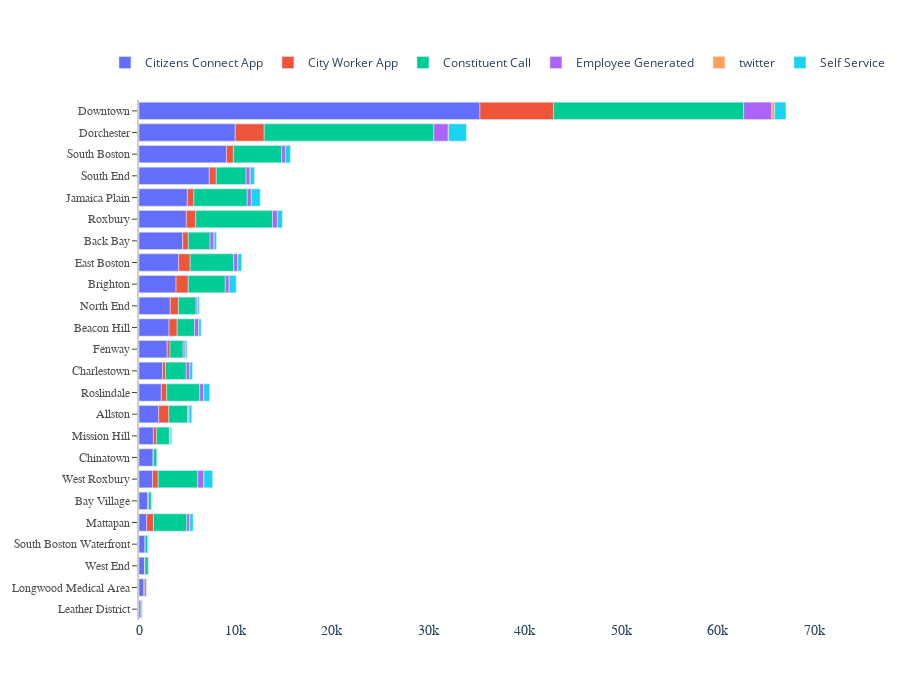

Notebook cell for this chart:
### Code cell
fig = go.Figure()
for y in sources: 
    trace_name = " ".join(y.split('_'))
    df_plot=df[['Name', y]]
    df_plot=df_plot.sort_values(by=y, ascending=True,)
  
    fig.add_trace(go.Bar(
        y=df_plot['Name'],
        x=df_plot[y],
        # text=df_plot[y],
        name=trace_name,
        orientation='h',   
    ))
# marker=dict(color='rgba(246, 78, 139, 0.6)',
#             line=dict(color='rgba(246, 78, 139, 1.0)', width=3))
fig.update_layout(barmode='relative', 
                  height=700, 
                  width=900, 
                  legend_orientation ='h',
                  legend_x=-0.05, legend_y=1.1
                 )
update_bar()
fig.update_traces(width=0.8,showlegend=True,hoverinfo='text+x',hovertemplate='Requests: %{x:.2f}')#hovertemplate='Time to reinnervation: %
update_bar()

fig.show()

### Figure 1 — Plotly figure (JSON) as saved in the notebook; plotly's stock layout.template omitted (floating-point values rounded to 4 significant figures)
{"data": [{"hoverinfo": "text+x", "hovertemplate": "Requests: %{x:.2f}", "name": "Citizens Connect App", "orientation": "h", "showlegend": true, "type": "bar", "width": 0.8, "x": [217, 502, 572, 622, 798, 888, 1395, 1450, 1497, 2041, 2312, 2440, 2925, 3112, 3237, 3842, 4110, 4533, 4906, 5008, 7285, 9063, 9971, 35336], "y": ["Leather District", "Longwood Medical Area", "West End", "South Boston Waterfront", "Mattapan", "Bay Village", "West Roxbury", "Chinatown", "Mission Hill", "Allston", "Roslindale", "Charlestown", "Fenway", "Beacon Hill", "North End", "Brighton", "East Boston", "Back Bay", "Roxbury", "Jamaica Plain", "South End", "South Boston", "Dorchester", "Downtown"]}, {"hoverinfo": "text+x", "hovertemplate": "Requests: %{x:.2f}", "name": "City Worker App", "orientation": "h", "showlegend": true, "type": "bar", "width": 0.8, "x": [15, 21, 52, 76, 103, 108, 293, 306, 320, 559, 579, 593, 683, 700, 721, 723, 848, 852, 977, 1049, 1196, 1267, 3006, 7629], "y": ["Leather District", "South Boston Waterfront", "West End", "Chinatown", "Bay Village", "Longwood Medical Area", "Fenway", "Charlestown", "Mission Hill", "Roslindale", "Back Bay", "West Roxbury", "Jamaica Plain", "Mattapan", "South Boston", "South End", "Beacon Hill", "North End", "Roxbury", "Allston", "East Boston", "Brighton", "Dorchester", "Downtown"]}, {"hoverinfo": "text+x", "hovertemplate": "Requests: %{x:.2f}", "name": "Constituent Call", "orientation": "h", "showlegend": true, "type": "bar", "width": 0.8, "x": [98, 169, 283, 287, 339, 342, 1328, 1357, 1800, 1826, 1943, 2150, 2255, 3086, 3432, 3465, 3835, 4093, 4510, 5005, 5522, 7948, 17578, 19697], "y": ["Leather District", "Longwood Medical Area", "Bay Village", "South Boston Waterfront", "West End", "Chinatown", "Mission Hill", "Fenway", "Beacon Hill", "North End", "Allston", "Charlestown", "Back Bay", "South End", "Roslindale", "Mattapan", "Brighton", "West Roxbury", "East Boston", "South Boston", "Jamaica Plain", "Roxbury", "Dorchester", "Downtown"]}, {"hoverinfo": "text+x", "hovertemplate": "Requests: %{x:.2f}", "name": "Employee Generated", "orientation": "h", "showlegend": true, "type": "bar", "width": 0.8, "x": [12, 23, 33, 33, 42, 65, 92, 148, 172, 209, 308, 361, 383, 396, 405, 405, 411, 414, 427, 429, 513, 630, 1489, 2913], "y": ["Leather District", "South Boston Waterfront", "Longwood Medical Area", "Chinatown", "Bay Village", "West End", "Mission Hill", "Allston", "North End", "Fenway", "Mattapan", "Charlestown", "South Boston", "Roslindale", "Brighton", "Back Bay", "South End", "East Boston", "Jamaica Plain", "Beacon Hill", "Roxbury", "West Roxbury", "Dorchester", "Downtown"]}, {"hoverinfo": "text+x", "hovertemplate": "Requests: %{x:.2f}", "name": "twitter", "orientation": "h", "showlegend": true, "type": "bar", "width": 0.8, "x": [0, 0, 1, 1, 2, 3, 3, 4, 4, 5, 9, 10, 13, 13, 13, 13, 14, 16, 19, 20, 25, 30, 45, 295], "y": ["Leather District", "Bay Village", "Longwood Medical Area", "Chinatown", "Mission Hill", "West End", "North End", "South Boston Waterfront", "Charlestown", "Mattapan", "Brighton", "Beacon Hill", "West Roxbury", "Roslindale", "Allston", "Back Bay", "Fenway", "Jamaica Plain", "East Boston", "South Boston", "Roxbury", "South End", "Dorchester", "Downtown"]}, {"hoverinfo": "text+x", "hovertemplate": "Requests: %{x:.2f}", "name": "Self Service", "orientation": "h", "showlegend": true, "type": "bar", "width": 0.8, "x": [6, 14, 14, 18, 21, 34, 135, 149, 166, 236, 240, 268, 286, 336, 392, 438, 487, 500, 611, 713, 908, 909, 1176, 1843], "y": ["Longwood Medical Area", "West End", "Leather District", "Chinatown", "South Boston Waterfront", "Bay Village", "Mission Hill", "North End", "Fenway", "Beacon Hill", "Back Bay", "Allston", "Charlestown", "Mattapan", "East Boston", "South End", "Roxbury", "South Boston", "Roslindale", "Brighton", "West Roxbury", "Jamaica Plain", "Downtown", "Dorchester"]}], "layout": {"barmode": "relative", "height": 700, "legend": {"orientation": "h", "x": -0.05, "y": 1.1}, "plot_bgcolor": "white", "width": 900, "xaxis": {"showticklabels": true, "tickfont": {"family": "Arial Black", "size": 14}}, "yaxis": {"hoverformat": ".2f", "linecolor": "rgb(204, 204, 204)", "linewidth": 2, "showline": true, "showticklabels": true, "tickfont": {"color": "rgb(82, 82, 82)", "family": "Arial", "size": 12}, "ticks": "outside", "title": {"font": {"family": "Arial Black", "size": 18}}}}}
